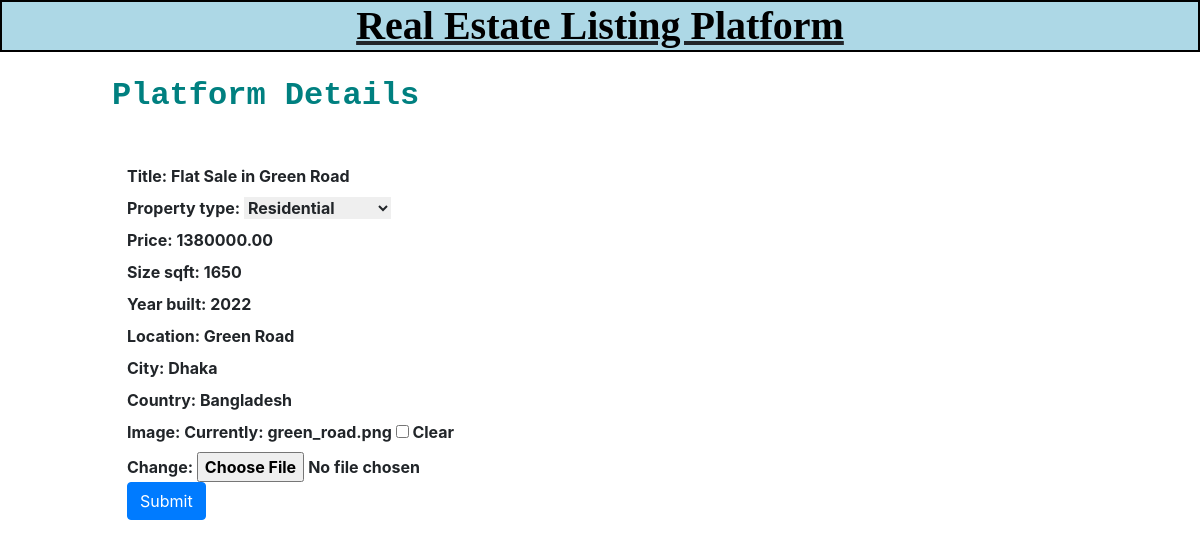
The app's page /platforms/update-platform/1 with its own data.
### platforms/models.py (models this page shows, shortened)
class Platform(models.Model):
    property_type_choices = [
        ('Residential', 'Residential'),
        ('Commercial', 'Commercial'),
        ('Land', 'Land'),
        ('Industrial', 'Industrial'),
        ('Special Purpose', 'Special Purpose')
    ]
    title = models.CharField(max_length=100)
    property_type = models.CharField(max_length=20, choices=property_type_choices)
    price = models.DecimalField(max_digits=10, decimal_places=2)
    size_sqft = models.PositiveIntegerField()
    year_built = models.PositiveIntegerField()
    location = models.CharField(max_length=100)
    city = models.CharField(max_length=50)
    country = models.CharField(max_length=50)
    listed_date = models.DateField(auto_now_add=True)
    image = models.ImageField(default='fallback.png', blank=True)

### platforms/views.py (the view)
# urls.py: path('update-platform/<int:p_id>', views.update_platform, name='update-platform'),
def update_platform(request, p_id):
    p = Platform.objects.get(pk=p_id)
    if request.method == "GET":
        form = forms.PlatformForm(request.GET or None, instance=p)
        if form.is_valid():
            form.save()
            return redirect("home")
    else:
        form = forms.PlatformForm(instance=p)
    return render(request, 'forms.html', {
        "form": form
    })

### platforms/forms.py
class PlatformForm(forms.ModelForm):
    class Meta:
        model = Platform
        fields = '__all__'

### templates/forms.html (shortened to what this page needs)
<!DOCTYPE html>
<html lang="en">
{% extends "home.html" %}
{% block content %}
<head>
</head>
<body><b>
 <h1 class="text-4xl text-gray-900"  style="color:Teal; font-family:courier; font-size:200%;">Platform Details</h1></b>
<div class="container mt-4">
<form method = "GET" enctype="multipart/form-data">
<br>
    <b>
    {{ form.as_p }}</b>
    <button type = "submit" value = "OK" class="btn btn-primary"> Submit</button>
</form>
{% endblock %}

### records on screen
Platform: title "Flat Sale in Green Road", property_type "Residential", price "1380000.00", size_sqft "1650", year_built "2022", location "Green Road", city "Dhaka", country "Bangladesh"
